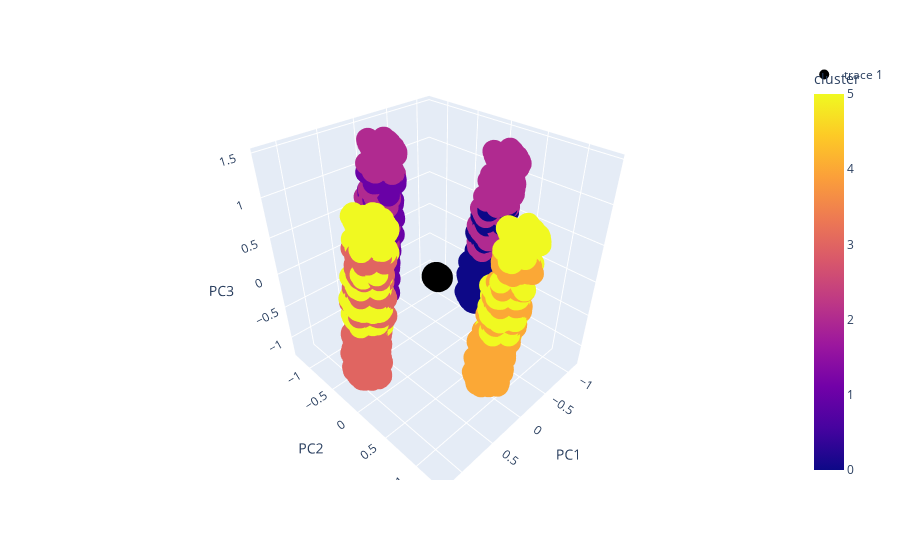

The notebook cell saved with this chart:
### Code cell
from sklearn.decomposition import PCA
df_vector = pd.DataFrame(llibres_pkl['vector'].tolist())

# Columna de clusters
df_cluster = pd.DataFrame(labels, columns=['cluster'])

# PCA with 3 components
pca = PCA(n_components=3)
principalComponents = pca.fit_transform(df_vector)
principalDf = pd.DataFrame(data=principalComponents, columns=['PC1', 'PC2', 'PC3'])

# Unir los componentes principales con la información del cluster
finalDf = pd.concat([principalDf, df_cluster], axis=1)

# Plot a 3D interactive plot
import plotly.express as px
fig = px.scatter_3d(finalDf, x='PC1', y='PC2', z='PC3', color='cluster')
# Plot centroids
fig.add_scatter3d(x=kmeans.cluster_centers_[:, 0], y=kmeans.cluster_centers_[:, 1], z=kmeans.cluster_centers_[:, 2], mode='markers', marker=dict(size=10, color='black', opacity=1))

# Guardar el gráfico
fig.write_html('../../plots/pca_llibres_cluster_3d.html')
fig.show()

### Figure 1 — Plotly figure (JSON) as saved in the notebook; plotly's stock layout.template omitted (floating-point values rounded to 4 significant figures; data arrays with more than 128 entries replaced by an {"elided": "..."} marker saying what was removed)
{"data": [{"hovertemplate": "PC1=%{x}<br>PC2=%{y}<br>PC3=%{z}<br>cluster=%{marker.color}<extra></extra>", "legendgroup": "", "marker": {"color": {"elided": "15666 int values"}, "coloraxis": "coloraxis", "symbol": "circle"}, "mode": "markers", "name": "", "scene": "scene", "showlegend": false, "type": "scatter3d", "x": {"elided": "15666 float values"}, "y": {"elided": "15666 float values"}, "z": {"elided": "15666 float values"}}, {"marker": {"color": "black", "opacity": 1, "size": 10}, "mode": "markers", "type": "scatter3d", "x": [-1.193e-18, -1.193e-18, 0.005115, -1.084e-18, -1.301e-18, 2.277e-18], "y": [0.01308, 0.02107, 0.03887, 0.03971, 0.03668, -7.286e-17], "z": [-9.758e-19, -8.945e-19, -2.982e-19, -9.758e-19, 0.001028, -1.084e-19]}], "layout": {"coloraxis": {"colorbar": {"title": {"text": "cluster"}}, "colorscale": [[0, "#0d0887"], [0.1111, "#46039f"], [0.2222, "#7201a8"], [0.3333, "#9c179e"], [0.4444, "#bd3786"], [0.5556, "#d8576b"], [0.6667, "#ed7953"], [0.7778, "#fb9f3a"], [0.8889, "#fdca26"], [1, "#f0f921"]]}, "legend": {"tracegroupgap": 0}, "margin": {"t": 60}, "scene": {"domain": {"x": [0, 1], "y": [0, 1]}, "xaxis": {"title": {"text": "PC1"}}, "yaxis": {"title": {"text": "PC2"}}, "zaxis": {"title": {"text": "PC3"}}}}}
